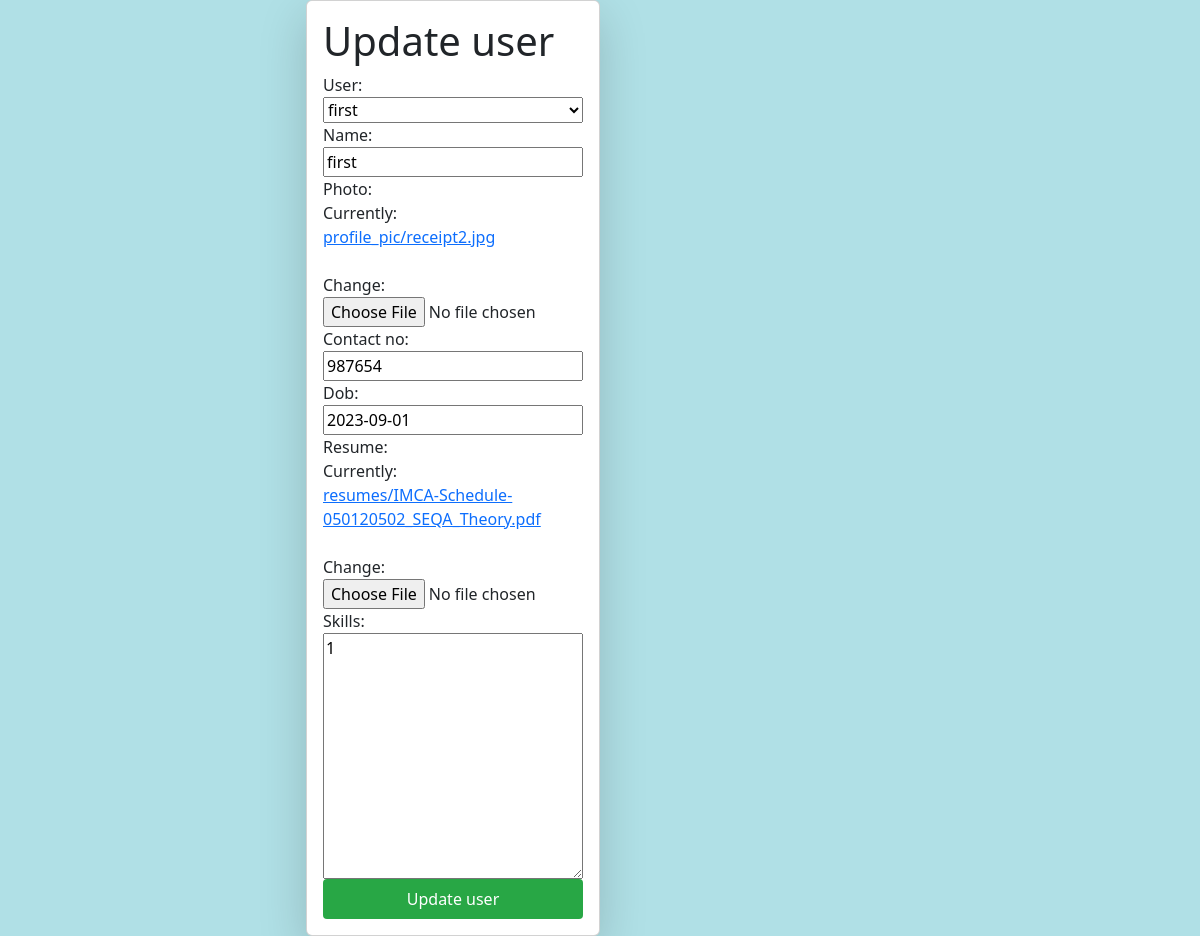
The page /Student_update/34/ on the database its author committed.
### user/models.py (models this page shows)
class Student(models.Model):
    user = models.ForeignKey(User, models.CASCADE, null = True , blank = True)
    name = models.CharField(max_length=100)
    photo = models.FileField(upload_to='profile_pic/',null=True)
    contact_no = models.CharField(max_length=100)
    dob = models.DateField()
    resume = models.FileField(upload_to='resumes/')
    skills = models.TextField()

### user/views.py (the view)
# urls.py: path('Student_update/<int:id>/',Student_update),
def Student_update(request, id):
    student_instance = Student.objects.get(id=id)
    if request.method == "POST":
        form = stuform(request.POST, request.FILES, instance=student_instance)
        if form.is_valid():
            form.save()
            return redirect('/Student_create/')
    else:
        form = stuform(instance=student_instance)
    context = {'form': form, 'student_instance': student_instance}
    return render(request, 'Student_update.html', context)

### user/forms.py
class stuform(forms.ModelForm):
    class Meta:
        model=Student
        fields= '__all__'

### user/templates/Student_update.html (shortened to what this page needs)
<!DOCTYPE html>
<html lang="en">
<head>
    <link href="https://cdn.jsdelivr.net/npm/bootstrap@5.3.1/dist/css/bootstrap.min.css" rel="stylesheet">
    <link href='css/style3.css' rel="stylesheet">
</head>
</head>
<body>
<div class="row">
    <div class="mx-auto col-10 col-md-8 col-lg-6">
        <form class="col-6 max-auto card p-3 shadow-lg" method="POST" action="" enctype="multipart/form-data" novalidate>
            <h1> Update user</h1>
            {{ form }}
            <button type="submit" class="btn btn-success">Update user</button>
        </form>
    </div>
</div>
</body>
</html>

### public/static/css/style3.css (style rules this page uses)
.btn-success { background-color: #28a745; color: #fff; border: none; border-radius: 4px; padding: 8px 16px; cursor: pointer; }

### user/templates/Student_update.html (style rules this page uses)
body { background-color: powderblue; }

### rows shown on the page
Student: user "first", name "first", contact_no "987654", dob "2023-09-01", skills "1"
